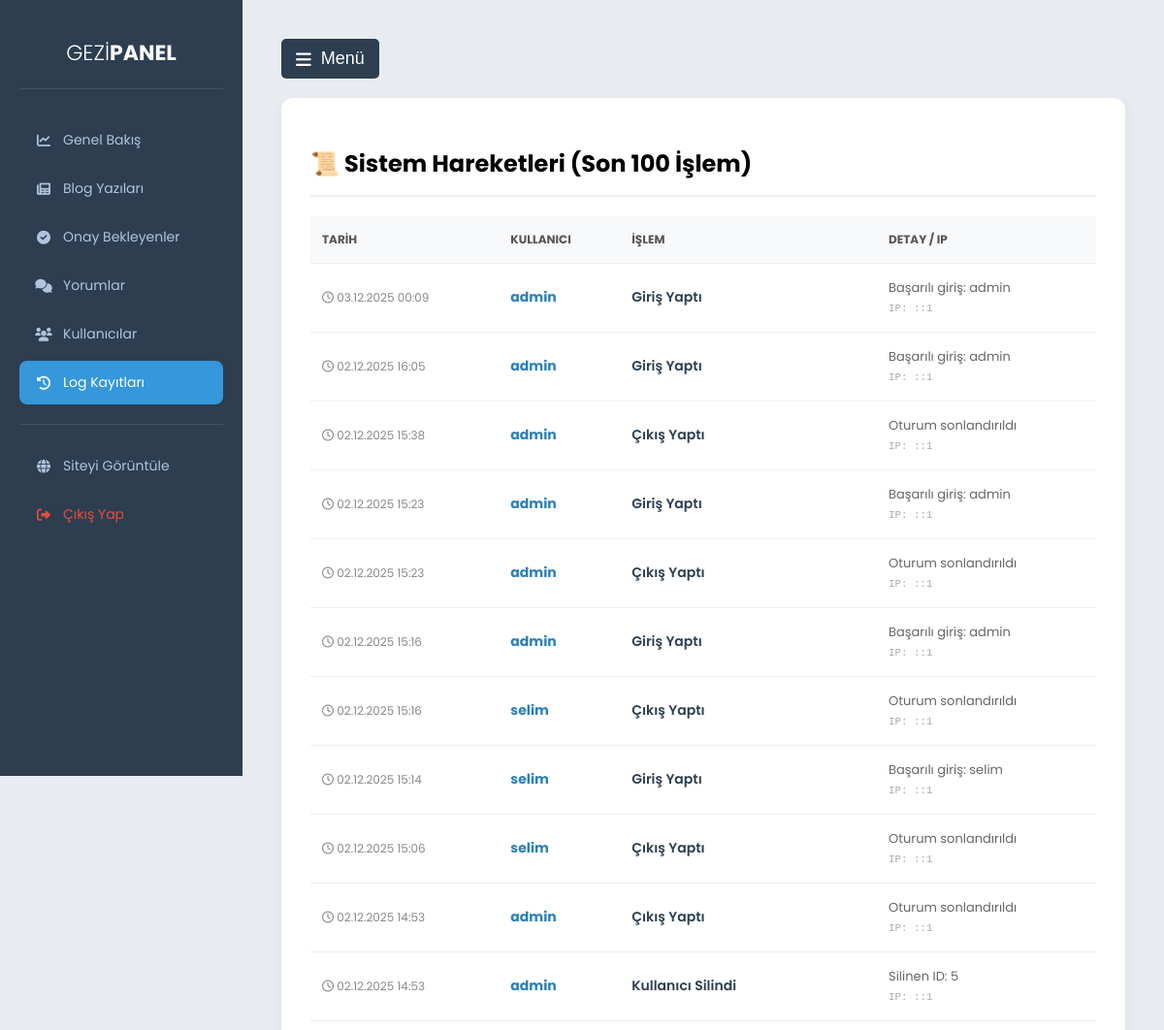
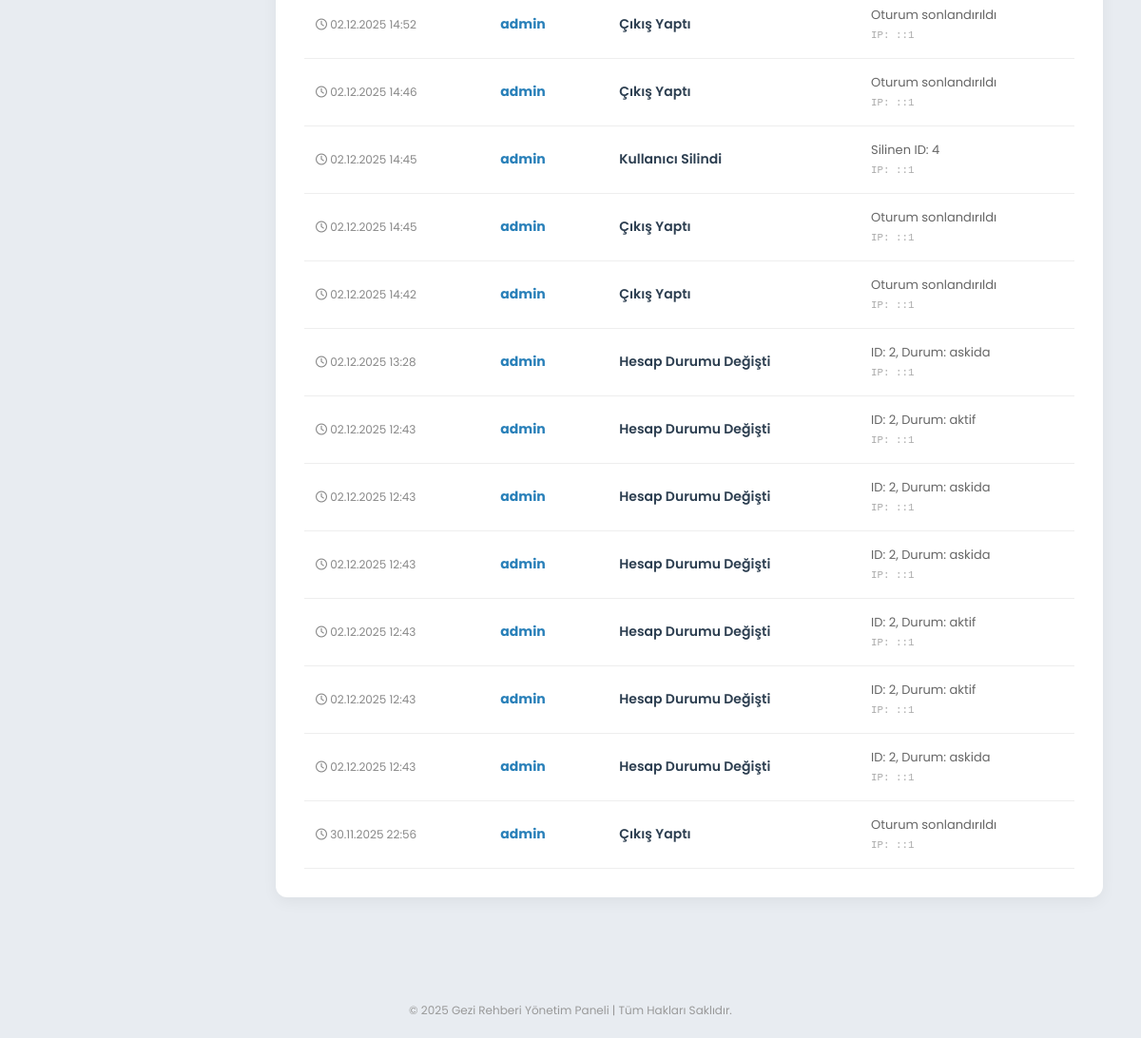
The app's page /GeziRehberi/admin/loglar.php (signed in) with its own data (2 pictures, top to bottom).
### tables this page shows
CREATE TABLE `logs` (
  `id` int(11) NOT NULL,
  `kullanici_id` int(11) DEFAULT NULL,
  `islem` varchar(255) DEFAULT NULL,
  `detay` text DEFAULT NULL,
  `ip_adresi` varchar(50) DEFAULT NULL,
  `tarih` datetime DEFAULT current_timestamp()
);

CREATE TABLE `kullanicilar` (
  `id` int(11) NOT NULL,
  `kullanici_adi` varchar(50) NOT NULL,
  `email` varchar(100) NOT NULL,
  `sifre` varchar(255) NOT NULL,
  `rol` enum('admin','uye') DEFAULT 'uye',
  `kayit_tarihi` datetime DEFAULT current_timestamp(),
  `ceza_puani` int(11) DEFAULT 0,
  `hesap_durumu` enum('aktif','askida') DEFAULT 'aktif',
  `dogrulama_kodu` varchar(100) DEFAULT NULL,
  `dogrulama_durumu` tinyint(1) DEFAULT 0,
  `sifirlama_kodu` varchar(100) DEFAULT NULL
);

### GeziRehberi/admin/loglar.php (the view, shortened to what this page needs)
<?php
include 'header.php';
$loglar = $db->query("
    SELECT logs.*, kullanicilar.kullanici_adi
    FROM logs
    LEFT JOIN kullanicilar ON logs.kullanici_id = kullanicilar.id
    ORDER BY logs.tarih DESC LIMIT 100
")->fetchAll(PDO::FETCH_ASSOC);
?>
<div class="box">
    <h2 style="border-bottom: 2px solid #eee; padding-bottom: 15px;">📜 Sistem Hareketleri (Son 100 İşlem)</h2>
    <table>
        <thead>
            <tr>
                <th>Tarih</th>
                <th>Kullanıcı</th>
                <th>İşlem</th>
                <th>Detay / IP</th>
            </tr>
        </thead>
        <tbody>
            <?php foreach ($loglar as $log): ?>
            <tr>
                <td class="log-time">
                    <i class="far fa-clock"></i> <?php echo date("d.m.Y H:i", strtotime($log['tarih'])); ?>
                </td>
                <td class="log-user">
                    <?php echo $log['kullanici_adi'] ? $log['kullanici_adi'] : '<span style="color:#ccc;">(Silinmiş Üye)</span>'; ?>
                </td>
                <td class="log-action"><?php echo htmlspecialchars($log['islem']); ?></td>
                <td style="color:#666; font-size:13px;">
                    <?php echo htmlspecialchars($log['detay']); ?> <br>
                    <small style="color:#aaa; font-family:monospace;">IP: <?php echo $log['ip_adresi']; ?></small>
                </td>
            </tr>
            <?php endforeach; ?>
        </tbody>
    </table>
</div>
<?php
include 'footer.php';
?>

### GeziRehberi/admin/header.php (shortened to what this page needs)
<?php
$sayfa = basename($_SERVER['PHP_SELF']);
?>
<!DOCTYPE html>
<html lang="tr">
<head>
    <link rel="stylesheet" href="https://cdnjs.cloudflare.com/ajax/libs/font-awesome/6.0.0-beta3/css/all.min.css">
</head>
<body>
    <div class="sidebar">
        <h2>GEZİ<b>PANEL</b></h2>
        <a href="panel.php" class="<?php echo $sayfa == 'panel.php' ? 'active' : ''; ?>"><i class="fas fa-chart-line"></i> <span>Genel Bakış</span></a>
        <a href="blog_yonetimi.php" class="<?php echo $sayfa == 'blog_yonetimi.php' ? 'active' : ''; ?>"><i class="fas fa-newspaper"></i> <span>Blog Yazıları</span></a>
        <a href="blog_onay.php" class="<?php echo $sayfa == 'blog_onay.php' ? 'active' : ''; ?>"><i class="fas fa-check-circle"></i> <span>Onay Bekleyenler</span></a>
        <a href="yorum_yonetimi.php" class="<?php echo $sayfa == 'yorum_yonetimi.php' ? 'active' : ''; ?>"><i class="fas fa-comments"></i> <span>Yorumlar</span></a>
        <a href="kullanicilar.php" class="<?php echo $sayfa == 'kullanicilar.php' ? 'active' : ''; ?>"><i class="fas fa-users"></i> <span>Kullanıcılar</span></a>
        <a href="loglar.php" class="<?php echo $sayfa == 'loglar.php' ? 'active' : ''; ?>"><i class="fas fa-history"></i> <span>Log Kayıtları</span></a>
        <hr style="border:0; border-top:1px solid rgba(255,255,255,0.1); margin: 20px 0;">
        <a href="../index.php" target="_blank"><i class="fas fa-globe"></i> <span>Siteyi Görüntüle</span></a>
        <a href="cikis.php" style="color:#e74c3c;"><i class="fas fa-sign-out-alt"></i> <span>Çıkış Yap</span></a>
    </div>
    <div class="main-content">
        <button id="menuToggle" class="toggle-btn">
            <i class="fas fa-bars"></i> Menü
        </button>

### GeziRehberi/admin/footer.php
</div> <div style="text-align: center; padding: 20px; color: #999; font-size: 12px; margin-top: 20px;">
        &copy; <?php echo date("Y"); ?> Gezi Rehberi Yönetim Paneli | Tüm Hakları Saklıdır.
    </div>
</body>
</html>

### GeziRehberi/admin/header.php (style rules this page uses)
body { font-family: 'Poppins', sans-serif; background-color: #e8ecf1; margin: 0; overflow-x: hidden; }
.sidebar { width: 250px; background-color: #2c3e50; color: white; height: 100vh; position: fixed; top: 0; left: 0; padding: 20px; box-sizing: border-box; overflow-y: auto; z-index: 100; transition: all 0.3s ease; }
.sidebar h2 { color: #fff; text-align: center; margin-bottom: 30px; font-weight: 300; border-bottom: 1px solid rgba(255,255,255,0.1); padding-bottom: 20px; font-size: 22px; }
.sidebar a { display: flex; align-items: center; gap: 10px; color: #b0c4de; text-decoration: none; padding: 12px 15px; margin-bottom: 5px; border-radius: 8px; transition: 0.3s; font-size: 14px; }
.sidebar a.active { background-color: #3498db; color: white; }
.sidebar i { width: 20px; text-align: center; }
.main-content { margin-left: 250px; padding: 40px; box-sizing: border-box; min-height: 100vh; transition: all 0.3s ease; }
.toggle-btn { background: #2c3e50; color: white; border: none; padding: 10px 15px; border-radius: 5px; cursor: pointer; font-size: 18px; margin-bottom: 20px; display: inline-flex; align-items: center; gap: 10px; transition: 0.3s; }
.box { background: white; padding: 30px; border-radius: 12px; box-shadow: 0 5px 15px rgba(0,0,0,0.05); margin-bottom: 30px; overflow-x: auto; }
table { width: 100%; border-collapse: collapse; margin-top: 15px; min-width: 600px; }
th, td { padding: 15px 12px; border-bottom: 1px solid #eee; text-align: left; font-size: 14px; }
th { background-color: #f8f9fa; color: #555; text-transform: uppercase; font-size: 12px; font-weight: 700; }

### GeziRehberi/admin/loglar.php (style rules this page uses)
.log-time { color: #888; font-size: 12px; white-space: nowrap; }
.log-user { font-weight: bold; color: #2980b9; }
.log-action { color: #2c3e50; font-weight: 600; }

### records on screen
logs: tarih "03.12.2025 00:09", kullanicilar.kullanici_adi "admin", islem "Giriş Yaptı", detay "Başarılı giriş: admin", ip_adresi "::1"
logs: tarih "02.12.2025 16:05", kullanicilar.kullanici_adi "admin", islem "Giriş Yaptı", detay "Başarılı giriş: admin", ip_adresi "::1"
logs: tarih "02.12.2025 15:38", kullanicilar.kullanici_adi "admin", islem "Çıkış Yaptı", detay "Oturum sonlandırıldı", ip_adresi "::1"
logs: tarih "02.12.2025 15:23", kullanicilar.kullanici_adi "admin", islem "Giriş Yaptı", detay "Başarılı giriş: admin", ip_adresi "::1"
logs: tarih "02.12.2025 15:23", kullanicilar.kullanici_adi "admin", islem "Çıkış Yaptı", detay "Oturum sonlandırıldı", ip_adresi "::1"
logs: tarih "02.12.2025 15:16", kullanicilar.kullanici_adi "admin", islem "Giriş Yaptı", detay "Başarılı giriş: admin", ip_adresi "::1"
logs: tarih "02.12.2025 15:16", kullanicilar.kullanici_adi "selim", islem "Çıkış Yaptı", detay "Oturum sonlandırıldı", ip_adresi "::1"
logs: tarih "02.12.2025 15:14", kullanicilar.kullanici_adi "selim", islem "Giriş Yaptı", detay "Başarılı giriş: selim", ip_adresi "::1"
logs: tarih "02.12.2025 15:06", kullanicilar.kullanici_adi "selim", islem "Çıkış Yaptı", detay "Oturum sonlandırıldı", ip_adresi "::1"
logs: tarih "02.12.2025 14:53", kullanicilar.kullanici_adi "admin", islem "Çıkış Yaptı", detay "Oturum sonlandırıldı", ip_adresi "::1"
logs: tarih "02.12.2025 14:53", kullanicilar.kullanici_adi "admin", islem "Kullanıcı Silindi", detay "Silinen ID: 5", ip_adresi "::1"
logs: tarih "02.12.2025 14:52", kullanicilar.kullanici_adi "admin", islem "Çıkış Yaptı", detay "Oturum sonlandırıldı", ip_adresi "::1"
logs: tarih "02.12.2025 14:46", kullanicilar.kullanici_adi "admin", islem "Çıkış Yaptı", detay "Oturum sonlandırıldı", ip_adresi "::1"
logs: tarih "02.12.2025 14:45", kullanicilar.kullanici_adi "admin", islem "Kullanıcı Silindi", detay "Silinen ID: 4", ip_adresi "::1"
logs: tarih "02.12.2025 14:45", kullanicilar.kullanici_adi "admin", islem "Çıkış Yaptı", detay "Oturum sonlandırıldı", ip_adresi "::1"
logs: tarih "02.12.2025 14:42", kullanicilar.kullanici_adi "admin", islem "Çıkış Yaptı", detay "Oturum sonlandırıldı", ip_adresi "::1"
logs: tarih "02.12.2025 13:28", kullanicilar.kullanici_adi "admin", islem "Hesap Durumu Değişti", detay "ID: 2, Durum: askida", ip_adresi "::1"
logs: tarih "02.12.2025 12:43", kullanicilar.kullanici_adi "admin", islem "Hesap Durumu Değişti", detay "ID: 2, Durum: aktif", ip_adresi "::1"
logs: tarih "02.12.2025 12:43", kullanicilar.kullanici_adi "admin", islem "Hesap Durumu Değişti", detay "ID: 2, Durum: askida", ip_adresi "::1"
logs: tarih "02.12.2025 12:43", kullanicilar.kullanici_adi "admin", islem "Hesap Durumu Değişti", detay "ID: 2, Durum: askida", ip_adresi "::1"
logs: tarih "02.12.2025 12:43", kullanicilar.kullanici_adi "admin", islem "Hesap Durumu Değişti", detay "ID: 2, Durum: aktif", ip_adresi "::1"
logs: tarih "02.12.2025 12:43", kullanicilar.kullanici_adi "admin", islem "Hesap Durumu Değişti", detay "ID: 2, Durum: aktif", ip_adresi "::1"
logs: tarih "02.12.2025 12:43", kullanicilar.kullanici_adi "admin", islem "Hesap Durumu Değişti", detay "ID: 2, Durum: askida", ip_adresi "::1"
logs: tarih "30.11.2025 22:56", kullanicilar.kullanici_adi "admin", islem "Çıkış Yaptı", detay "Oturum sonlandırıldı", ip_adresi "::1"
